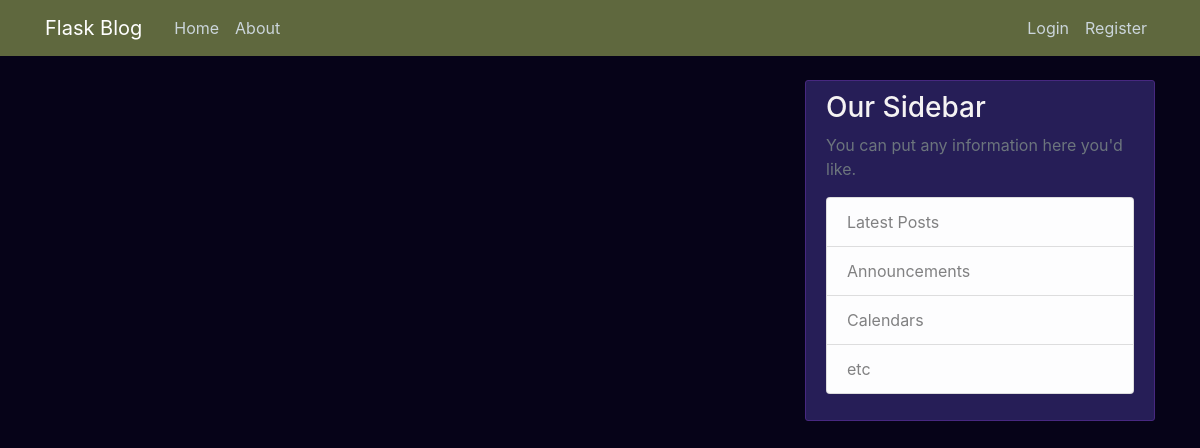
Page /home on the earlier database version.
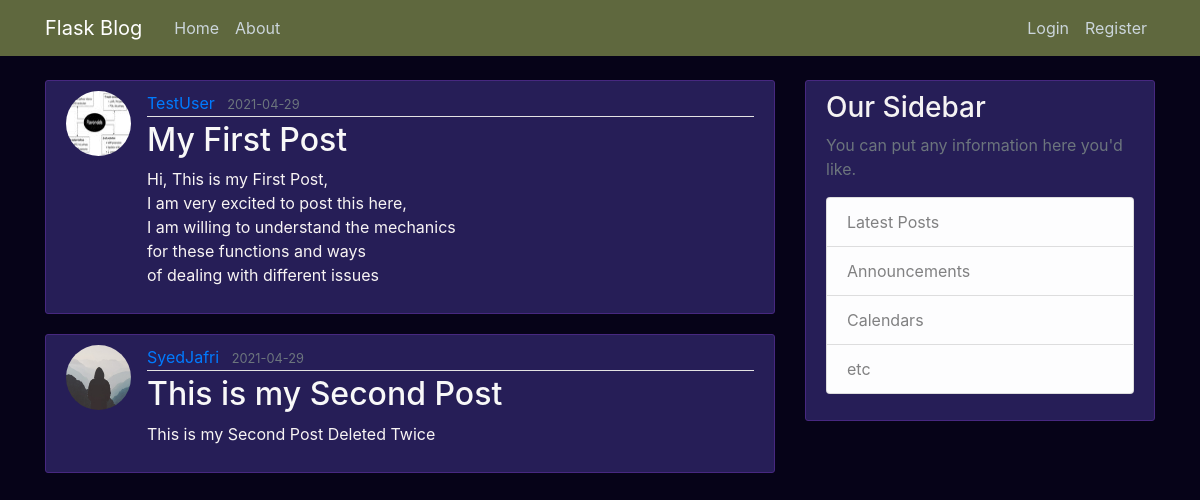
Same page on the later database version.
### flaskblog/models.py (models this page shows, shortened)
class Post(db.Model):
     id = db.Column(db.Integer, primary_key=True)
     title = db.Column(db.String(100), nullable=False)
     date_posted = db.Column(db.DateTime, nullable=False, default=datetime.utcnow)
     content = db.Column(db.Text, nullable=False)
     user_id = db.Column(db.Integer, db.ForeignKey('user.id'), nullable=False)

class User(db.Model, UserMixin):
    id = db.Column(db.Integer, primary_key=True)
    username = db.Column(db.String(20), unique=True, nullable=False)
    email = db.Column(db.String(120), unique=True, nullable=False)
    image_file = db.Column(db.String(20), nullable=False, default='default.jpg')
    password = db.Column(db.String(60), nullable=False)
    posts = db.relationship('Post', backref='author', lazy=True)

### flaskblog/routes.py (the view)
@app.route("/")
@app.route("/home")
def home():
    posts=Post.query.all()
    return render_template("home.html", posts=posts)

### flaskblog/templates/home.html
{% extends "layout.html" %} {% block content %} {% for post in posts %}
<article class="media content-section">
  <img class="rounded-circle article-img" src="{{ url_for('static', filename='profile_pics/' + post.author.image_file) }}" alt="">
  <div class="media-body">
    <div class="article-metadata">
      <a class="mr-2" href="#">{{ post.author.username }}</a>
      <small class="text-muted">{{ post.date_posted.strftime('%Y-%m-%d') }}</small>
    </div>
    <h2><a class="article-title" href="{{ url_for('post', post_id=post.id) }}">{{ post.title }}</a></h2>
    <p class="article-content">{{ post.content }}</p>
  </div>
</article>
{% endfor %} {% endblock content%}

### flaskblog/templates/layout.html (shortened to what this page needs)
<!DOCTYPE html>
<html lang="en">
  <head>
    <link
      rel="stylesheet"
      href="https://maxcdn.bootstrapcdn.com/bootstrap/4.0.0/css/bootstrap.min.css"
    />
    <link rel="stylesheet" href="{{ url_for('static', filename='main.css') }}" type="text/css">
  </head>
  <body>
    <header class="site-header">
        <header class="site-header">
            <nav class="navbar navbar-expand-md navbar-dark bg-steel fixed-top">
              <div class="container">
                <a class="navbar-brand mr-4" href="/">Flask Blog</a>
                <div class="collapse navbar-collapse" id="navbarToggle">
                  <div class="navbar-nav mr-auto">
                    <a class="nav-item nav-link" href="{{ url_for('home') }}">Home</a>
                    <a class="nav-item nav-link" href="{{ url_for('about') }}">About</a>
                  </div>
                  <div class="navbar-nav">
                    {% if current_user.is_authenticated: %}
                    <a class="nav-item nav-link" href="{{ url_for('new_post') }}">New Post</a>
                    <a class="nav-item nav-link" href="{{ url_for('account') }}">Account</a>
                    <a class="nav-item nav-link" href="{{ url_for('logout') }}">Logout</a>
                    {% else %}
                    <a class="nav-item nav-link" href="{{ url_for('login') }}">Login</a>
                    <a class="nav-item nav-link" href="{{ url_for('register') }}">Register</a>
                    {% endif %}
                  </div>
                </div>
              </div>
            </nav>
          </header>
    <main role="main" class="container">
        <div class="row">
          <div class="col-md-8">
            {% block content %}{% endblock %}
          </div>
          <div class="col-md-4">
            <div class="content-section">
              <h3>Our Sidebar</h3>
              <p class='text-muted'>You can put any information here you'd like.
                <ul class="list-group">
                  <li class="list-group-item list-group-item-light">Latest Posts</li>
                  <li class="list-group-item list-group-item-light">Announcements</li>
                  <li class="list-group-item list-group-item-light">Calendars</li>
                  <li class="list-group-item list-group-item-light">etc</li>
                </ul>
              </p>
            </div>
          </div>
        </div>
      </main>
  </body>
</html>

### flaskblog/static/main.css (style rules this page uses)
body { background: #060318; color: #f8f4f4; margin-top: 5rem; }
h1, h2, h3, h4, h5, h6 { color: #f5f3f3; }
.bg-steel { background-color: #5f683e; }
.site-header .navbar-nav .nav-link { color: #cbd5db; }
.content-section { background: #261e57; padding: 10px 20px; border: 1px solid #472880; border-radius: 3px; margin-bottom: 20px; }
.article-title { color: #f8f8f8; }
.article-content { white-space: pre-line; }
.article-img { height: 65px; width: 65px; margin-right: 16px; }
.article-metadata { padding-bottom: 1px; margin-bottom: 4px; border-bottom: 1px solid #e3e3e3; }

Differences in the rows shown:
added Post: image_file (picture), author.username "TestUser", date_posted "2021-04-29", title "My First Post", content "Hi, This is my First Post, I am very excited to post this here, I am willing to understand the mechanics for these functions and ways of dealing with different issues"
added Post: image_file (placeholder picture), author.username "SyedJafri", date_posted "2021-04-29", title "This is my Second Post", content "This is my Second Post Deleted Twice"
